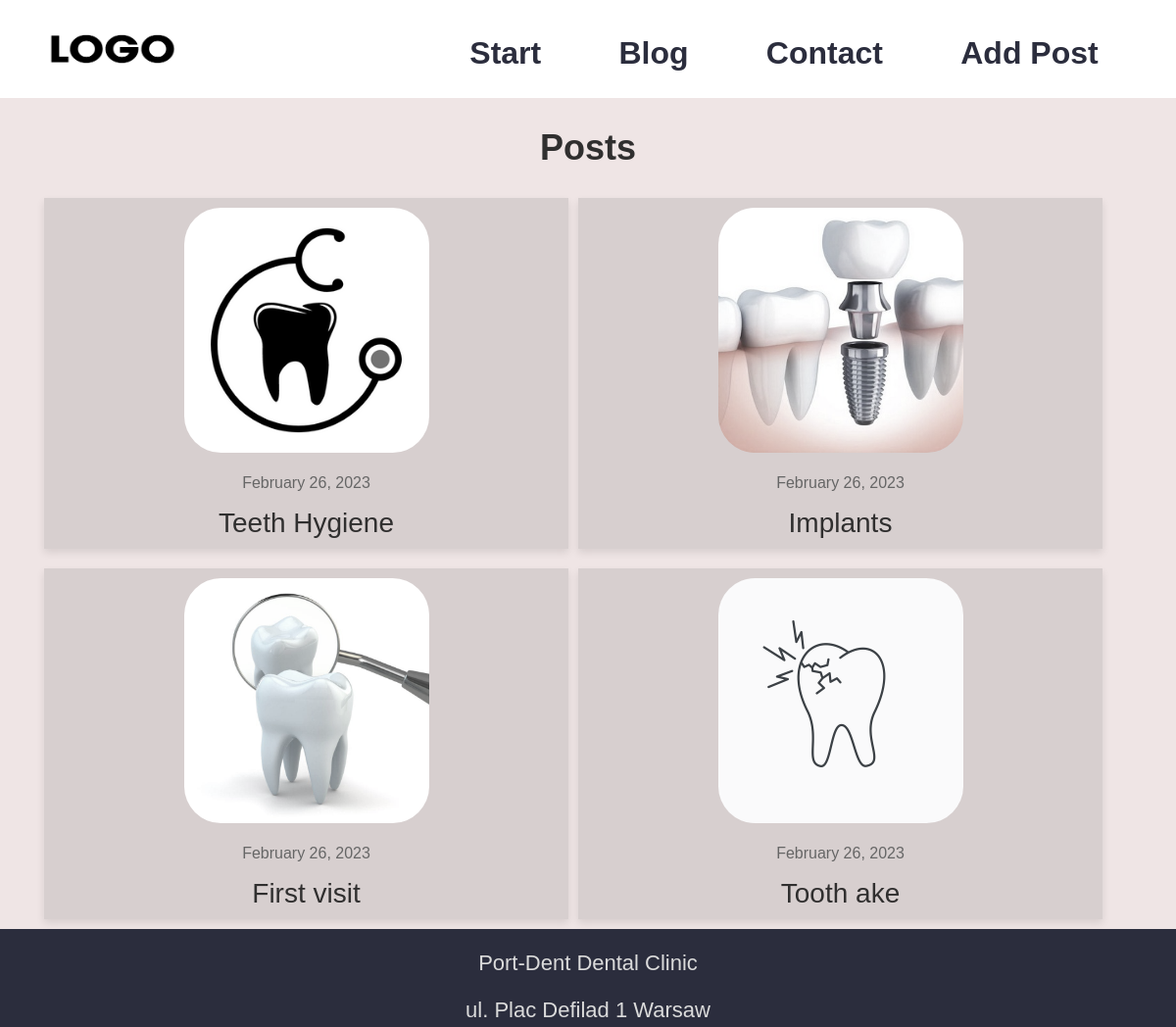
Before: /PortDent/blog/ with the older database file.
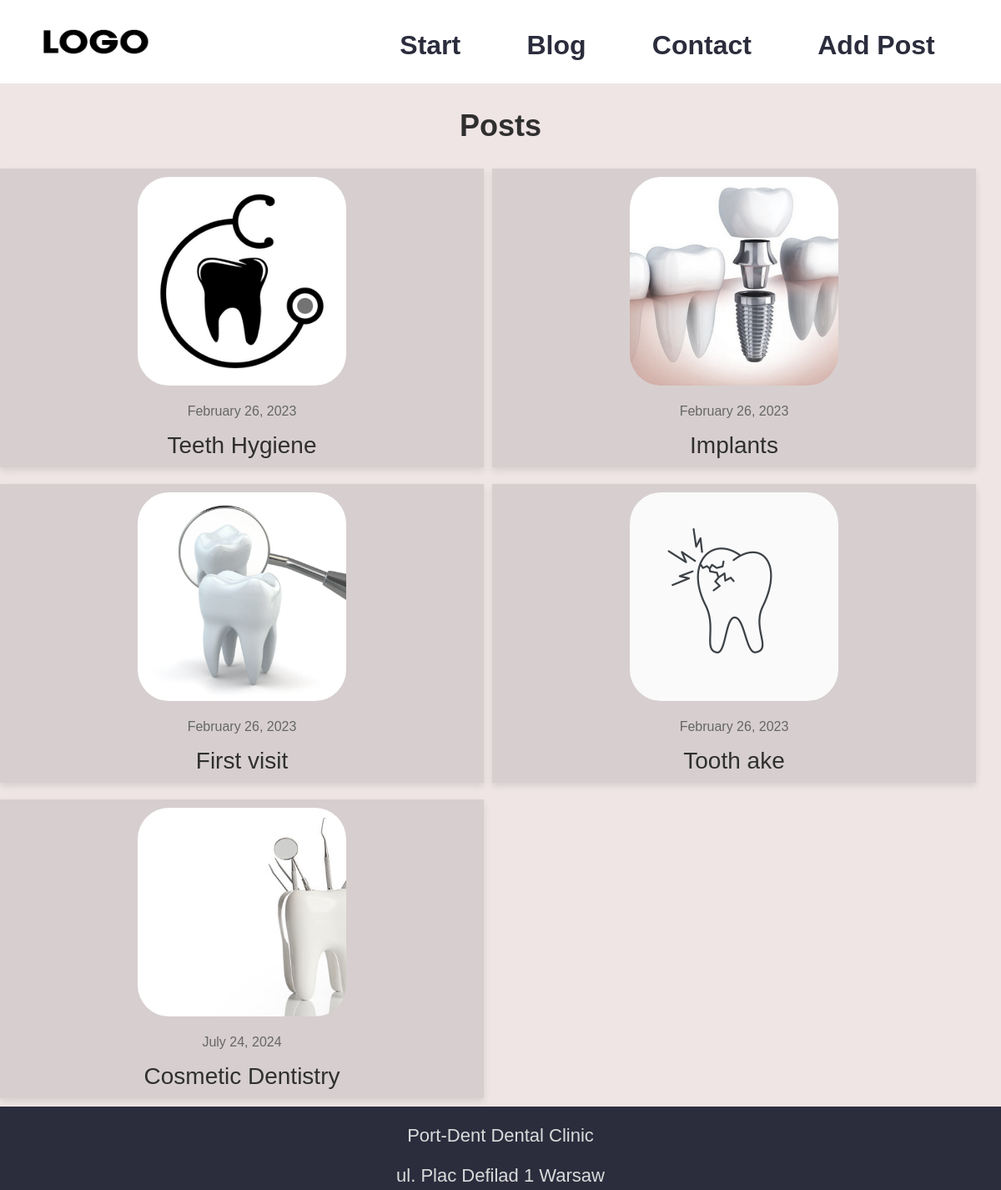
After: the same page with the newer database file.
### portdent_app/models.py (models this page shows, shortened)
class Post(models.Model):
    title = models.CharField(max_length=250)
    author = models.ForeignKey(User, on_delete=models.DO_NOTHING)
    cover_pic = models.ImageField(upload_to='cover_pic', blank=False)
    body = RichTextField(blank=False, null=False)
    created_at = models.DateTimeField(auto_now_add=True)

### portdent_app/views.py (the view)
# urls.py: path('blog/', views.Blog.as_view(), name='blog'),
class Blog(ListView):
    model = Post
    template_name = 'portdent_app/blog.html'

### templates/portdent_app/blog.html
{% extends 'portdent_app/base.html' %}
{% load static %}
{% block blody_block %}
<div class="text">
    <h2>Posts</h2>
    <div class="posts-container">
        {% for post in post_list %}
        <div class="post-item">
            <a class="post-link" href="{% url 'portdent_app:post-detail' post.pk %}">
                <img class="coverphoto" src="{{ post.cover_pic.url }}">
                <div class="post-details">
                    <p class="post-date">{{ post.created_at|date:"F j, Y" }}</p>
                    <article class="posttitle">{{ post.title }}</article>
                </div>
            </a>
        </div>
        {% endfor %}
    </div>
</div>
{% endblock %}

### templates/portdent_app/base.html (shortened to what this page needs)
<!DOCTYPE html>
{% load static %}
<html>
    <head>
        <link rel="stylesheet" href="{% static 'css/styles.css' %}">
    </head>
    <body>
      <div id="container">
        <header>
        <div class="logo">
            <a><img class = "logo" src="{% static 'images/logo.png' %}" alt="Gabinet Stomatologiczny Port-Dent"></a>
        </div>
        <nav id="main-menu" class="navbar">
                <ul class="nav">
                        <li><a href="{% url 'index' %}">Start</a></li>
                        <li><a href="{% url 'portdent_app:blog' %}">Blog</a></li>
                        <li><a href="{% url 'portdent_app:contact' %}">Contact</a></li>
                        <li><a href="{% url 'portdent_app:addpost' %}">Add Post</a></li>
                </ul>
         </nav>
</header>
        {% block blody_block %}
        {% endblock %}
  <footer>
    <p>Port-Dent Dental Clinic</p>
    <p>ul. Plac Defilad 1 Warsaw</p>
  </footer>
</div>
  </body>
</html>

### static/css/styles.css (style rules this page uses)
body { font-family: Arial, sans-serif; margin: 0; padding: 0; box-sizing: border-box; color: #2b2d3d; background-color: rgb(239, 229, 229); }
#container { display: grid; grid-template-columns: auto; grid-template-rows: auto 1fr auto; padding-top: 100px; }
#main-menu { width: 100%; background: rgb(255, 255, 255); z-index: 9; display: block; }
#main-menu ul { list-style: none; max-width: 800px; width: 100%; height: 100%; display: flex; justify-content: space-evenly; align-items: center; z-index: 9; float: right; }
#main-menu li { list-style-type: none; padding-top: 20px; }
.logo img { position: absolute; margin-left: 10 px; height: 100px; width: 230px; background-color: white; }
#main-menu a { text-decoration: none; font-family: Arial; color: rgb(43, 45, 61); text-align: center; font-size: 2rem; font-weight: bold; }
header { position: fixed; width: 100%; height: 100px; top: 0; left: 0; background-color: white; z-index: 9; }
footer { position: sticky; height:100px; display: block; background-color: rgb(43, 45, 61); color: rgb(219, 219, 219); font-family: Helvetica; font-size: 22px; text-align: center; }
.text { color: rgb(48, 47, 47); font-family: Helvetica; font-size: 24px; text-align: center; margin-left: auto; margin-right: auto; }
@media screen and (min-width: 1001px) { #main-menu { display: block; } }
.coverphoto { height: 250px; width: 250px; border-radius: 15%; object-fit: cover; transition: transform 0.3s; filter: grayscale(50%); }
ul li::marker { color: white; }
.post-link { text-decoration: none; color: inherit; }
.posttitle { font-size: 28px; margin: 0; }
.post-date { font-size: 16px; color: #666; }
.posts-container { display: flex; flex-wrap: wrap; gap: 10px; justify-content: flex-start; margin: 0; }
.post-item { flex: 1 1 calc(25% - 20px); box-sizing: border-box; padding: 10px; margin-bottom: 10px; max-width: calc(25% - 20px); background-color: #d5ceceed; overflow: hidden; box-shadow: 0 4px 8px rgba(0, 0, 0, 0.1); }
@media (max-width: 1200px) { .post-item { flex: 1 1 calc(50% - 20px); max-width: calc(50% - 20px); } }

Changed rows visible on the page:
added Post: cover_pic (picture), created_at "July 24, 2024", title "Cosmetic Dentistry"
